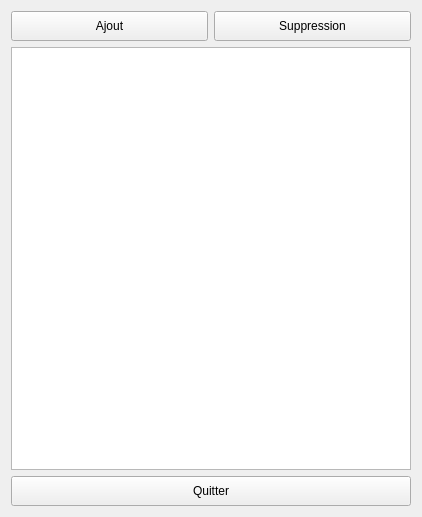
<?xml version="1.0" encoding="UTF-8"?>
<ui version="4.0">
 <class>cycle_bio</class>
 <widget class="QWidget" name="cycle_bio">
  <property name="geometry">
   <rect>
    <x>0</x>
    <y>0</y>
    <width>422</width>
    <height>517</height>
   </rect>
  </property>
  <property name="sizePolicy">
   <sizepolicy hsizetype="Expanding" vsizetype="Fixed">
    <horstretch>0</horstretch>
    <verstretch>0</verstretch>
   </sizepolicy>
  </property>
  <property name="windowTitle">
   <string>Geolimi - Cycles Biologique</string>
  </property>
  <layout class="QVBoxLayout" name="verticalLayout">
   <item>
    <layout class="QHBoxLayout" name="horizontalLayout">
     <item>
      <widget class="QPushButton" name="btnAdd">
       <property name="minimumSize">
        <size>
         <width>65</width>
         <height>30</height>
        </size>
       </property>
       <property name="toolTip">
        <string>Ajouter un nouveau cycle biologique</string>
       </property>
       <property name="text">
        <string>Ajout</string>
       </property>
       <property name="icon">
        <iconset resource="resourcesGeolimi.qrc">
         <normaloff>:/plugins/geolimi/icons/add.png</normaloff>:/plugins/geolimi/icons/add.png</iconset>
       </property>
      </widget>
     </item>
     <item>
      <widget class="QPushButton" name="btnDelete">
       <property name="enabled">
        <bool>true</bool>
       </property>
       <property name="minimumSize">
        <size>
         <width>65</width>
         <height>30</height>
        </size>
       </property>
       <property name="toolTip">
        <string>Supprimer le cycle biologique</string>
       </property>
       <property name="text">
        <string>Suppression</string>
       </property>
       <property name="icon">
        <iconset resource="resourcesGeolimi.qrc">
         <normaloff>:/plugins/geolimi/icons/delete.png</normaloff>:/plugins/geolimi/icons/delete.png</iconset>
       </property>
      </widget>
     </item>
    </layout>
   </item>
   <item>
    <widget class="QTableView" name="tvcycle_bio"/>
   </item>
   <item>
    <widget class="QPushButton" name="btnQuitter">
     <property name="sizePolicy">
      <sizepolicy hsizetype="Expanding" vsizetype="Fixed">
       <horstretch>0</horstretch>
       <verstretch>0</verstretch>
      </sizepolicy>
     </property>
     <property name="minimumSize">
      <size>
       <width>75</width>
       <height>30</height>
      </size>
     </property>
     <property name="toolTip">
      <string>Quitter la fenêtre et valider</string>
     </property>
     <property name="text">
      <string>Quitter</string>
     </property>
     <property name="icon">
      <iconset resource="resourcesGeolimi.qrc">
       <normaloff>:/plugins/geolimi/icons/quit.png</normaloff>:/plugins/geolimi/icons/quit.png</iconset>
     </property>
    </widget>
   </item>
  </layout>
 </widget>
 <resources>
  <include location="resourcesGeolimi.qrc"/>
 </resources>
 <connections/>
</ui>
